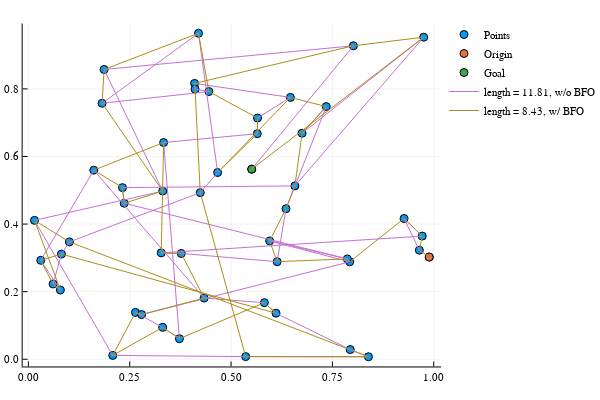

The code cell stored with this chart in its notebook:
### Code cell
using Plots
plotly()
scatter(P[:,1],P[:,2], label = "Points")
scatter!([P[O,1]],[P[O,2]], label = "Origin")
scatter!([P[G,1]],[P[G,2]], label = "Goal")
A1 = ACO_p(Pts = P, Origin = O, Goal = G, alp = 4*rand(1)[1]+1, bet = 4*rand(1)[1]+1, Na = 1000)
##, rho = rand(1)[1], Q = 9*rand(1)[1]+1, N_I = 4)
plot!(P[A1[2],1], P[A1[2],2], label = "length = $(round(A1[1], digits = 2)), w/o BFO")
alp = B["Minimum Point"][1]
bet = B["Minimum Point"][2]
##rho = B["Minimum Point"][3]
##Q = B["Minimum Point"][4]
A2 = ACO_p(Pts = P, Origin = O, Goal = G, alp = alp, bet = bet, Na = 1000)
##, rho = rho, Q = Q, N_I = 4)
plot!(P[A2[2],1], P[A2[2],2], label = "length = $(round(A2[1], digits = 2)), w/ BFO")

### Figure 1 — Plotly figure (JSON) as saved in the notebook; plotly's stock layout.template omitted (floating-point values rounded to 4 significant figures)
{"data": [{"colorbar": {"title": ""}, "hoverinfo": "text", "legendgroup": "Points", "marker": {"color": "rgba(0, 154, 250, 1.000)", "line": {"color": "rgba(0, 0, 0, 1.000)", "width": 1}, "size": 8, "symbol": "circle"}, "mode": "markers", "name": "Points", "showlegend": true, "text": [null, null, null, null, null, null, null, null, null, null, null, null, null, null, null, null, null, null, null, null, null, null, null, null, null, null, null, null, null, null, null, null, null, null, null, null, null, null, null, null, null, null, null, null, null, null, null, null, null, null], "type": "scatter", "x": [0.9889, 0.5509, 0.1011, 0.3726, 0.3336, 0.3313, 0.4453, 0.8389, 0.1818, 0.9268, 0.9716, 0.5361, 0.6136, 0.5647, 0.5952, 0.6574, 0.01502, 0.6752, 0.6463, 0.4669, 0.2642, 0.4239, 0.2321, 0.7928, 0.2081, 0.5654, 0.06089, 0.7867, 0.3771, 0.8018, 0.2363, 0.03053, 0.7348, 0.1613, 0.4335, 0.5822, 0.7938, 0.9752, 0.08152, 0.2793, 0.1868, 0.6109, 0.41, 0.4112, 0.07886, 0.3277, 0.3312, 0.4197, 0.6354, 0.9645], "xaxis": "x1", "y": [0.3024, 0.5624, 0.3473, 0.06075, 0.6413, 0.4977, 0.7922, 0.007379, 0.7575, 0.4165, 0.3644, 0.007789, 0.2886, 0.6675, 0.3502, 0.513, 0.411, 0.6689, 0.7748, 0.5526, 0.1387, 0.493, 0.5078, 0.2883, 0.01138, 0.7138, 0.2228, 0.2969, 0.3131, 0.9276, 0.4617, 0.2928, 0.7476, 0.5595, 0.181, 0.1674, 0.02853, 0.953, 0.3113, 0.1323, 0.8575, 0.1363, 0.8163, 0.7992, 0.2049, 0.3148, 0.09442, 0.9647, 0.4454, 0.3227], "yaxis": "y1", "zmax": 0.1, "zmin": -0.1}, {"colorbar": {"title": ""}, "hoverinfo": "text", "legendgroup": "Origin", "marker": {"color": "rgba(227, 111, 71, 1.000)", "line": {"color": "rgba(0, 0, 0, 1.000)", "width": 1}, "size": 8, "symbol": "circle"}, "mode": "markers", "name": "Origin", "showlegend": true, "text": [null], "type": "scatter", "x": [0.9889], "xaxis": "x1", "y": [0.3024], "yaxis": "y1", "zmax": 0.1, "zmin": -0.1}, {"colorbar": {"title": ""}, "hoverinfo": "text", "legendgroup": "Goal", "marker": {"color": "rgba(62, 164, 78, 1.000)", "line": {"color": "rgba(0, 0, 0, 1.000)", "width": 1}, "size": 8, "symbol": "circle"}, "mode": "markers", "name": "Goal", "showlegend": true, "text": [null], "type": "scatter", "x": [0.5509], "xaxis": "x1", "y": [0.5624], "yaxis": "y1", "zmax": 0.1, "zmin": -0.1}, {"colorbar": {"title": ""}, "hoverinfo": "text", "legendgroup": "length = 11.81, w/o BFO", "line": {"color": "rgba(195, 113, 210, 1.000)", "dash": "solid", "shape": "linear", "width": 1}, "mode": "lines", "name": "length = 11.81, w/o BFO", "showlegend": true, "text": [null, null, null, null, null, null, null, null, null, null, null, null, null, null, null, null, null, null, null, null, null, null, null, null, null, null, null, null, null, null, null, null, null, null, null, null, null, null, null, null, null, null, null, null, null, null, null, null, null, null], "type": "scatter", "x": [0.9889, 0.9645, 0.9268, 0.9716, 0.3277, 0.3771, 0.6136, 0.6354, 0.7348, 0.6752, 0.9752, 0.6574, 0.2321, 0.2363, 0.7867, 0.5952, 0.7928, 0.2793, 0.2642, 0.3312, 0.3726, 0.3336, 0.5647, 0.5654, 0.6463, 0.41, 0.4112, 0.4453, 0.1818, 0.4197, 0.4669, 0.4239, 0.1011, 0.08152, 0.06089, 0.07886, 0.03053, 0.1613, 0.4335, 0.5822, 0.6109, 0.7938, 0.8389, 0.5361, 0.2081, 0.01502, 0.3313, 0.1868, 0.8018, 0.5509], "xaxis": "x1", "y": [0.3024, 0.3227, 0.4165, 0.3644, 0.3148, 0.3131, 0.2886, 0.4454, 0.7476, 0.6689, 0.953, 0.513, 0.5078, 0.4617, 0.2969, 0.3502, 0.2883, 0.1323, 0.1387, 0.09442, 0.06075, 0.6413, 0.6675, 0.7138, 0.7748, 0.8163, 0.7992, 0.7922, 0.7575, 0.9647, 0.5526, 0.493, 0.3473, 0.3113, 0.2228, 0.2049, 0.2928, 0.5595, 0.181, 0.1674, 0.1363, 0.02853, 0.007379, 0.007789, 0.01138, 0.411, 0.4977, 0.8575, 0.9276, 0.5624], "yaxis": "y1", "zmax": 0.1, "zmin": -0.1}, {"colorbar": {"title": ""}, "hoverinfo": "text", "legendgroup": "length = 8.43, w/ BFO", "line": {"color": "rgba(172, 142, 24, 1.000)", "dash": "solid", "shape": "linear", "width": 1}, "mode": "lines", "name": "length = 8.43, w/ BFO", "showlegend": true, "text": [null, null, null, null, null, null, null, null, null, null, null, null, null, null, null, null, null, null, null, null, null, null, null, null, null, null, null, null, null, null, null, null, null, null, null, null, null, null, null, null, null, null, null, null, null, null, null, null, null, null], "type": "scatter", "x": [0.9889, 0.9645, 0.9716, 0.9268, 0.7928, 0.7867, 0.6136, 0.5952, 0.6354, 0.6574, 0.6752, 0.7348, 0.6463, 0.4669, 0.5647, 0.5654, 0.4453, 0.4197, 0.1868, 0.1818, 0.3313, 0.2363, 0.2321, 0.1613, 0.3336, 0.3277, 0.3771, 0.4335, 0.2793, 0.2642, 0.2081, 0.3312, 0.3726, 0.5822, 0.6109, 0.08152, 0.03053, 0.06089, 0.07886, 0.01502, 0.1011, 0.7938, 0.8389, 0.5361, 0.4239, 0.4112, 0.41, 0.8018, 0.9752, 0.5509], "xaxis": "x1", "y": [0.3024, 0.3227, 0.3644, 0.4165, 0.2883, 0.2969, 0.2886, 0.3502, 0.4454, 0.513, 0.6689, 0.7476, 0.7748, 0.5526, 0.6675, 0.7138, 0.7922, 0.9647, 0.8575, 0.7575, 0.4977, 0.4617, 0.5078, 0.5595, 0.6413, 0.3148, 0.3131, 0.181, 0.1323, 0.1387, 0.01138, 0.09442, 0.06075, 0.1674, 0.1363, 0.3113, 0.2928, 0.2228, 0.2049, 0.411, 0.3473, 0.02853, 0.007379, 0.007789, 0.493, 0.7992, 0.8163, 0.9276, 0.953, 0.5624], "yaxis": "y1", "zmax": 0.1, "zmin": -0.1}], "layout": {"annotations": [], "height": 400, "legend": {"bgcolor": "rgba(255, 255, 255, 1.000)", "bordercolor": "rgba(0, 0, 0, 1.000)", "font": {"color": "rgba(0, 0, 0, 1.000)", "family": "sans-serif", "size": 11}, "tracegroupgap": 0, "x": 1, "y": 1}, "margin": {"b": 20, "l": 0, "r": 0, "t": 20}, "paper_bgcolor": "rgba(255, 255, 255, 1.000)", "plot_bgcolor": "rgba(255, 255, 255, 1.000)", "showlegend": true, "width": 600, "xaxis": {"anchor": "y1", "domain": [0.05101, 0.9934], "gridcolor": "rgba(0, 0, 0, 0.100)", "gridwidth": 0.5, "linecolor": "rgba(0, 0, 0, 1.000)", "mirror": false, "range": [-0.01419, 1.018], "showgrid": true, "showline": true, "showticklabels": true, "tickangle": 0, "tickcolor": "rgb(0, 0, 0)", "tickfont": {"color": "rgba(0, 0, 0, 1.000)", "family": "sans-serif", "size": 11}, "tickmode": "array", "ticks": "inside", "ticktext": ["0.00", "0.25", "0.50", "0.75", "1.00"], "tickvals": [0, 0.25, 0.5, 0.75, 1], "title": "", "titlefont": {"color": "rgba(0, 0, 0, 1.000)", "family": "sans-serif", "size": 15}, "type": "-", "visible": true, "zeroline": false, "zerolinecolor": "rgba(0, 0, 0, 1.000)"}, "yaxis": {"anchor": "x1", "domain": [0.03762, 0.9902], "gridcolor": "rgba(0, 0, 0, 0.100)", "gridwidth": 0.5, "linecolor": "rgba(0, 0, 0, 1.000)", "mirror": false, "range": [-0.02134, 0.9934], "showgrid": true, "showline": true, "showticklabels": true, "tickangle": 0, "tickcolor": "rgb(0, 0, 0)", "tickfont": {"color": "rgba(0, 0, 0, 1.000)", "family": "sans-serif", "size": 11}, "tickmode": "array", "ticks": "inside", "ticktext": ["0.0", "0.2", "0.4", "0.6", "0.8"], "tickvals": [0, 0.2, 0.4, 0.6, 0.8], "title": "", "titlefont": {"color": "rgba(0, 0, 0, 1.000)", "family": "sans-serif", "size": 15}, "type": "-", "visible": true, "zeroline": false, "zerolinecolor": "rgba(0, 0, 0, 1.000)"}}}
